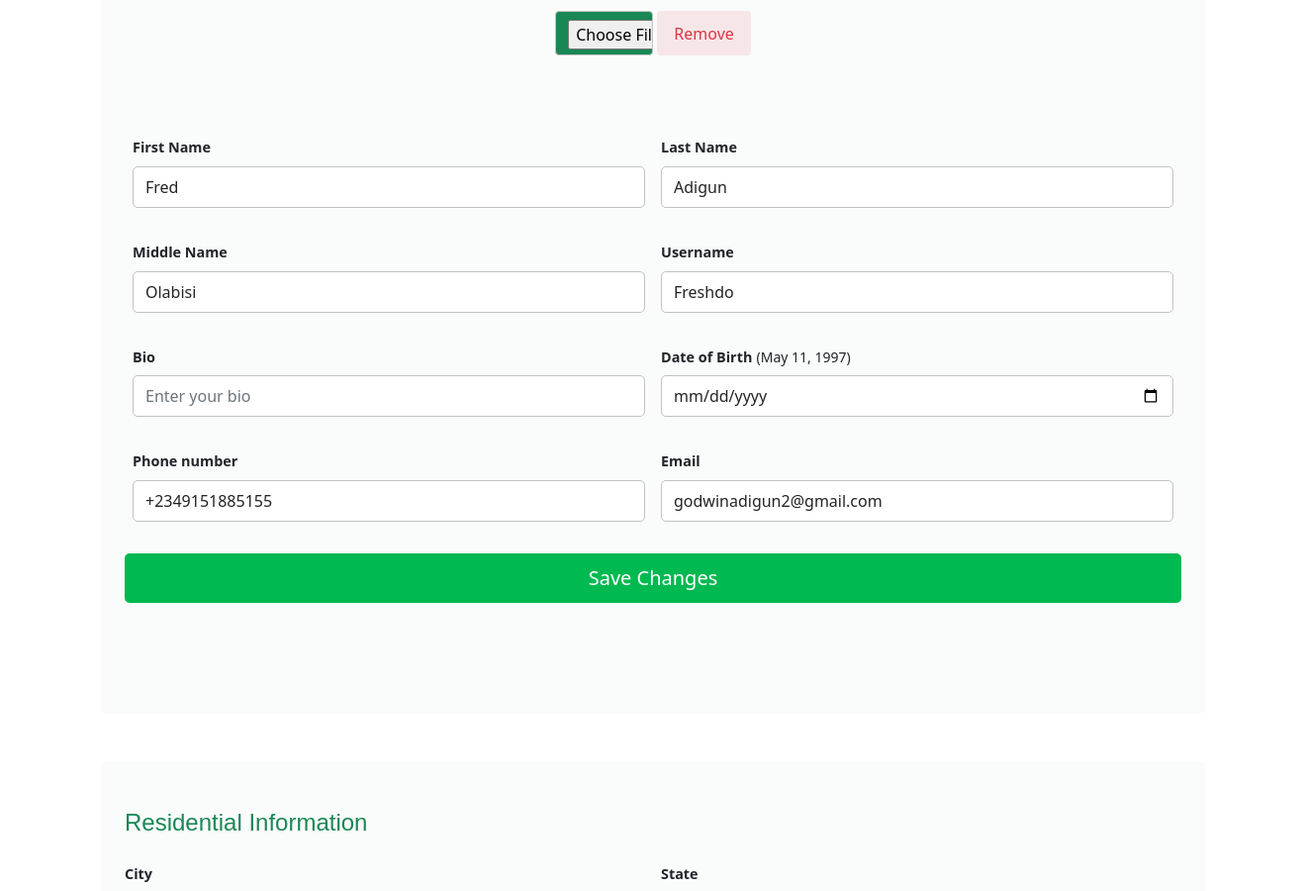
The page /accounts/innovator/edit-profile (signed in, middle part) on the database as committed earlier.
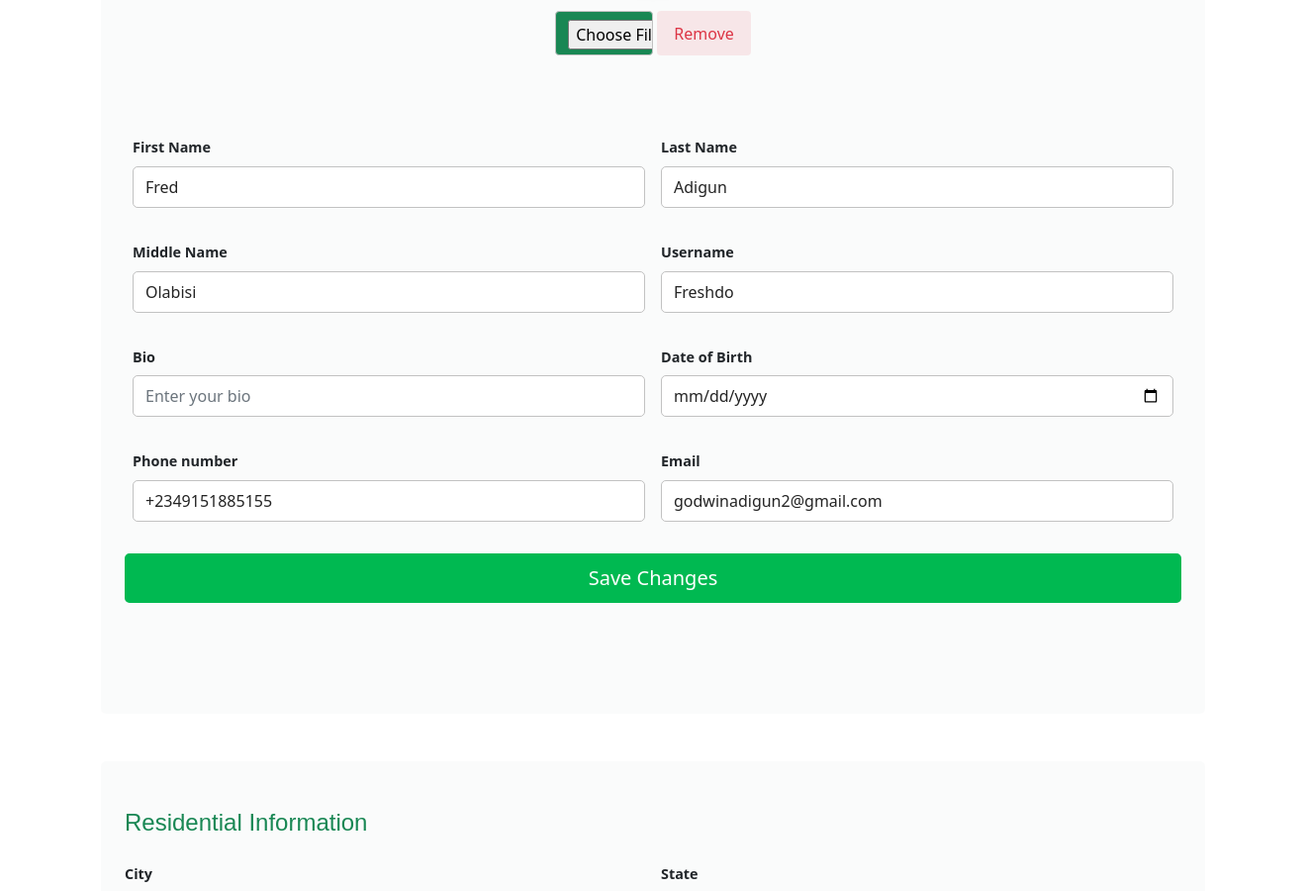
The same page on the database as committed later.
### accounts/models.py (models this page shows, shortened)
class BaseUser(AbstractBaseUser, PermissionsMixin):
    last_name =                     models.CharField(max_length=256, null=True, blank=True)
    first_name =                    models.CharField(max_length=256, null=True, blank=True)
    middle_name =                   models.CharField(max_length=256, null=True, blank=True)
    username =                      models.CharField(max_length=256, unique=True, blank=True)
    date_of_birth =                 models.DateField(null=True, blank=True)
    email =                         models.EmailField(max_length=128, unique=True, blank=True)
    bio =                           models.CharField(max_length=100, null=True, blank=True)
    pfp =                           models.ImageField(upload_to=upload_location_pfp, blank=True, null=True)
    city =                          models.CharField(max_length=128, blank=True, null=True)
    state =                         models.CharField(max_length=128, blank=True, null=True)
    country =                       CountryField(max_length=255, null=True, blank=True)
    address =                       models.CharField(max_length=128, blank=True, null=True)
    phone_num =                     PhoneNumberField(null=True, blank=True, verbose_name="Phone Number", unique=True)
    zipcode =                       models.IntegerField(null=True, blank=True)
    skill_1 =                       models.CharField(null=True, blank=True, max_length=128)
    skill_2 =                       models.CharField(null=True, blank=True, max_length=128)
    skill_3 =                       models.CharField(null=True, blank=True, max_length=128)
    skill_4 =                       models.CharField(null=True, blank=True, max_length=128)
    skill_5 =                       models.CharField(null=True, blank=True, max_length=128)
    skill_6 =                       models.CharField(null=True, blank=True, max_length=128)
    skill_7 =                       models.CharField(null=True, blank=True, max_length=128)
    skill_8 =                       models.CharField(null=True, blank=True, max_length=128)
    skill_9 =                       models.CharField(null=True, blank=True, max_length=128)
    skill_10 =                      models.CharField(null=True, blank=True, max_length=128)
    services =                      models.ForeignKey(Services, on_delete=models.CASCADE, null=True, blank=True)
    date_joined =                   models.DateTimeField(auto_now_add=True)
    last_login =                    models.DateTimeField(auto_now=True)
    updated_at =                    models.DateTimeField(auto_now=True)
    facebook =                      models.URLField(default='https://facebook.com/')
    twitter =                       models.URLField(default='https://twitter.com/')
    instagram =                     models.URLField(default='https://instagram.com/')
    linkedin =                      models.URLField(default='https://linkedin.com/')
    website =                       models.URLField(default='https://company.com/')
    is_admin =                      models.BooleanField(default=False)
    is_staff =                      models.BooleanField(default=False)
    is_active =                     models.BooleanField(default=True)
    is_superuser =                  models.BooleanField(default=False)
    is_verified =                   models.BooleanField(default=False)
    signup_confirmation =           models.BooleanField(default=False)
    USERNAME_FIELD = "email"
    REQUIRED_FIELDS = ['username', ]
    objects = BaseUserMgr()

### accounts/views.py (the view)
# urls.py: path('innovator/edit-profile', views.edit_profile, name='edit_profile'),
def edit_profile(request):
    user = BaseUser.objects.get(username=request.user.username)
    user_info = BaseUser.objects.get(username=request.user.username)
    if not request.user.is_authenticated:
        return redirect('accounts:innovator_login')
    if request.method == 'POST' and 'user_p_form' in request.POST:
        user_p_data = {
            'username': request.POST.get('username'),
            'email': request.POST.get('email'),
            'first_name': request.POST.get('first_name'),
            'last_name': request.POST.get('last_name'),
            'middle_name': request.POST.get('middle_name'),
            'pfp': request.POST.get('pfp'),
            'phone_num': request.POST.get('phone_num'),
            'date_of_birth': request.POST.get('date_of_birth'),
            'bio': request.POST.get('bio')
        }
        user_p_info = UpdatePersonalProfileForm(user_p_data, request.FILES, instance=request.user)
        if user_p_info.is_valid():
            user_obj = user_p_info.save(commit=False)
            if user_p_info.cleaned_data['pfp']:
                user_obj.pfp = user_p_info.cleaned_data['pfp']
            if user.date_of_birth:
                user_obj.date_of_birth = user.date_of_birth
            user_obj.save()
            return redirect('accounts:profile')
        else:
            print(user_p_info.errors.as_data())
    else:
        user_p_info = UpdatePersonalProfileForm()
    if request.method == 'POST' and 'user_r_form' in request.POST:
        user_r_data = {
            'city': request.POST.get('city'),
            'state': request.POST.get('state'),
            'country': request.POST.get('country'),
            'address': request.POST.get('address'),
            'zipcode': request.POST.get('zipcode')
        }
        user_r_info = UpdateUserResidentialInfoForm(user_r_data, instance=request.user)
        if user_r_info.is_valid():
            user_r_info.save()
            return redirect('accounts:profile')
        else:
            print(user_r_info.errors.as_data())
    else:
        user_r_info = UpdateUserResidentialInfoForm()
    if request.method == 'POST' and 'user_skill_form' in request.POST:
        user_skill_data = {}
        for i in range(1, 11):
            if request.POST.get(f'skill_{i}'):
                user_skill_data[f'skill_{i}'] = request.POST.get(f'skill_{i}')
        user_skills_form = UpdateUserSkills(user_skill_data, instance=request.user)
        if user_skills_form.is_valid():
            skills_obj = user_skills_form.save(commit=False)
            for i in range(1, 11):
                if user_skills_form.cleaned_data[f'skill_{i}']:
                    setattr(skills_obj, f'skill_{i}', user_skills_form.cleaned_data[f'skill_{i}'])
            skills_obj.save()
            return redirect('accounts:profile')
        else:
            print('SKILLS ERRORS: ', user_skills_form.errors.as_data())
    else:
        user_skills_form = UpdateUserSkills()
    if request.method == 'POST' and 'user_s_form' in request.POST:
        user_s_data = {
            'facebook': request.POST.get('facebook'),
            'linkedin': request.POST.get('linkedin'),
            'twitter': request.POST.get('twitter'),
            'instagram': request.POST.get('instagram'),
            'website': request.POST.get('website')
        }
        user_s_info = UpdateUserSocialsForm(user_s_data, instance=request.user)
        if user_s_info.is_valid():
            user_s_info.save()
            return redirect('accounts:profile')
        else:
            print(user_s_info.errors.as_data())
    else:
        user_s_info = UpdateUserSocialsForm()
    user = request.user
    if request.method == 'POST' and 'password_change' in request.POST:
        change_password_form = ChangePasswordForm(user, request.POST)
        if change_password_form.is_valid():
            change_password_form.save()
            return redirect('accounts:edit_profile')
        else:
            print('ERRORS: ', change_password_form.errors.as_data())
    else:
        change_password_form = ChangePasswordForm(user)
    return render(request, 'accounts/edit_profile.html', {
        'user_form': user,
        'user': user,
        'user_p_info_form': user_p_info,
        'user_r_info_form': user_r_info,
        'user_s_info_form': user_s_info,
        'change_password_form': change_password_form,
        'user_skills_form': user_skills_form
    })

### accounts/forms.py
class UpdateUserResidentialInfoForm(forms.ModelForm):
    city = forms.CharField(
                               required=False,
                               widget=forms.TextInput())
    state = forms.CharField(required=False,
                             widget=forms.TextInput())
    country = CountryField(blank=True)
    address = forms.CharField(required=False,
                             widget=forms.TextInput())
    zipcode = forms.IntegerField(required=False)
    class Meta:
        model = BaseUser
        fields = ['city', 'state', 'country', 'address', 'zipcode']

### accounts/templates/accounts/edit_profile.html (shortened to what the changed rows need)
{% extends 'base.html' %}
{% load static %}
{% block content %}
<!DOCTYPE html>
<html lang="en">
<head>
<link href="https://cdn.jsdelivr.net/npm/bootstrap@5.1.3/dist/css/bootstrap.min.css" rel="stylesheet">
</head>
<body>
<link rel="stylesheet" href="https://cdnjs.cloudflare.com/ajax/libs/font-awesome/5.13.1/css/all.min.css" />
<div class="container">
<div class="row">
<div class="col-12">
<div class="row mb-5 gx-5">
<div class="col-xxl-12 mb-3 mb-xxl-0">
<div class="bg-secondary-soft px-4 py-5 rounded">
<div class="row g-3 d-flex justify-content-center mb-5">
    <form method="post" action="{% url 'accounts:edit_profile' %}" enctype="multipart/form-data" class="file-upload row g-3" id="myForm">
        <div class="col-md-6">
        <label class="form-label">First Name
        </label>
        <input type="text" class="form-control" placeholder="Enter your firstname" aria-label="First name" value="{% if user.first_name %}{{ user.first_name }}{% endif %}" name="first_name" id="first_name">
        </div>
        <div class="col-md-6">
        <label class="form-label">Last Name
        </label>
        <input type="text" class="form-control" placeholder="Enter your lastname" aria-label="Last name" value="{% if user.last_name %}{{ user.last_name }}{% endif %}" name="last_name" id="last_name">
        </div>
        <div class="col-md-6">
        <label class="form-label">Middle Name
        </label>
        <input type="text" class="form-control" placeholder="Enter your middlename" aria-label="Middle name" value={% if user.middle_name %} "{{ user.middle_name }}" {% else %} "" {% endif %} name="middle_name" id="middle_name">
        </div>
        <div class="col-md-6">
        <label class="form-label">Username
        </label>
        <input type="text" class="form-control" placeholder="Enter your username" aria-label="Username" value="{% if user.username %}{{ user.username }}{% endif %}" name="username" id="username">
        </div>
        <div class="col-md-6">
        <label class="form-label">Bio
        </label>
        <input type="text" class="form-control" placeholder="Enter your bio" aria-label="bio" name="bio" id="bio" value="{% if user.bio %}{{ user.bio }}{% endif %}">
        </div>
        <div class="col-md-6">
        <label class="form-label">Date of Birth
        </label>
        <small>
          {% if user.date_of_birth %}
          ({{ user.date_of_birth }})
          {% endif %}
        </small>
        <input type="date" class="form-control" aria-label="DOB" name="date_of_birth" id="date_of_birth" value="{% if user.date_of_birth %}{{ user.date_of_birth }}{% endif %}">
        </div>
        <div class="col-md-6">
        <label class="form-label">Phone number
        </label>
        <input type="tel" class="form-control" placeholder="Enter your phone number" aria-label="Phone number" value= {% if user.phone_num %}"{{ user.phone_num }}" {% else %} "" {% endif %} name="phone_num" id="phone_num">
        </div>
            <div class="col-md-6">
                <label for="inputEmail4" class="form-label">Email
                </label>
                <input type="email" placeholder="Enter your email address" class="form-control" value="{{ user.email }}" name="email" id="email">
                </div>
        </form>
</div>
</div>
</div>
</div>
</div>
</div>
</div>
</body>
</html>
{% endblock content %}

Rows that differ between the two databases and show on the page:
changed BaseUser "Fred": date_of_birth "May 11, 1997" → (not shown)
